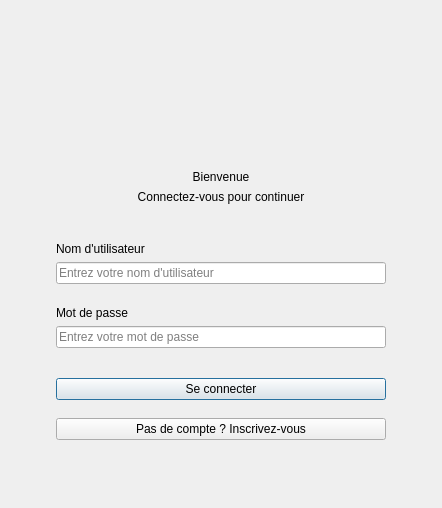
<?xml version="1.0" encoding="UTF-8"?>
<ui version="4.0">
 <class>LoginPage</class>
 <widget class="QWidget" name="LoginPage">
  <layout class="QVBoxLayout">
   <item><spacer><property name="orientation"><enum>Qt::Vertical</enum></property></spacer></item>
   <item alignment="Qt::AlignCenter">
    <widget class="QFrame" name="auth_card">
     <property name="minimumSize"><size><width>420</width><height>0</height></size></property>
     <property name="maximumSize"><size><width>420</width><height>16777215</height></size></property>
     <layout class="QVBoxLayout">
      <property name="spacing"><number>6</number></property>
      <property name="leftMargin"><number>45</number></property>
      <property name="topMargin"><number>50</number></property>
      <property name="rightMargin"><number>45</number></property>
      <property name="bottomMargin"><number>50</number></property>
      <item alignment="Qt::AlignCenter">
       <widget class="QLabel" name="logoLabel">
        <property name="minimumSize"><size><width>80</width><height>80</height></size></property>
        <property name="maximumSize"><size><width>80</width><height>80</height></size></property>
        <property name="text"><string/></property>
        <property name="alignment"><set>Qt::AlignCenter</set></property>
        <property name="scaledContents"><bool>true</bool></property>
       </widget>
      </item>
      <item><spacer><property name="orientation"><enum>Qt::Vertical</enum></property><property name="sizeHint" stdset="0"><size><width>20</width><height>16</height></size></property></spacer></item>
      <item><widget class="QLabel" name="auth_title"><property name="text"><string>Bienvenue</string></property><property name="alignment"><set>Qt::AlignCenter</set></property></widget></item>
      <item><widget class="QLabel" name="auth_subtitle"><property name="text"><string>Connectez-vous pour continuer</string></property><property name="alignment"><set>Qt::AlignCenter</set></property></widget></item>
      <item><spacer><property name="orientation"><enum>Qt::Vertical</enum></property><property name="sizeHint" stdset="0"><size><width>20</width><height>32</height></size></property></spacer></item>
      <item><widget class="QLabel"><property name="text"><string>Nom d'utilisateur</string></property></widget></item>
      <item><widget class="QLineEdit" name="usernameInput"><property name="placeholderText"><string>Entrez votre nom d'utilisateur</string></property></widget></item>
      <item><spacer><property name="orientation"><enum>Qt::Vertical</enum></property><property name="sizeHint" stdset="0"><size><width>20</width><height>16</height></size></property></spacer></item>
      <item><widget class="QLabel"><property name="text"><string>Mot de passe</string></property></widget></item>
      <item><widget class="QLineEdit" name="passwordInput"><property name="echoMode"><enum>QLineEdit::Password</enum></property><property name="placeholderText"><string>Entrez votre mot de passe</string></property></widget></item>
      <item><spacer><property name="orientation"><enum>Qt::Vertical</enum></property><property name="sizeHint" stdset="0"><size><width>20</width><height>24</height></size></property></spacer></item>
      <item><widget class="QPushButton" name="loginButton"><property name="objectName"><string>primary_button</string></property><property name="text"><string>Se connecter</string></property><property name="default"><bool>true</bool></property></widget></item>
      <item><spacer><property name="orientation"><enum>Qt::Vertical</enum></property><property name="sizeHint" stdset="0"><size><width>20</width><height>12</height></size></property></spacer></item>
      <item><widget class="QPushButton" name="registerLink"><property name="objectName"><string>text_button</string></property><property name="text"><string>Pas de compte ? Inscrivez-vous</string></property></widget></item>
     </layout>
    </widget>
   </item>
   <item><spacer><property name="orientation"><enum>Qt::Vertical</enum></property></spacer></item>
  </layout>
 </widget>
</ui>
